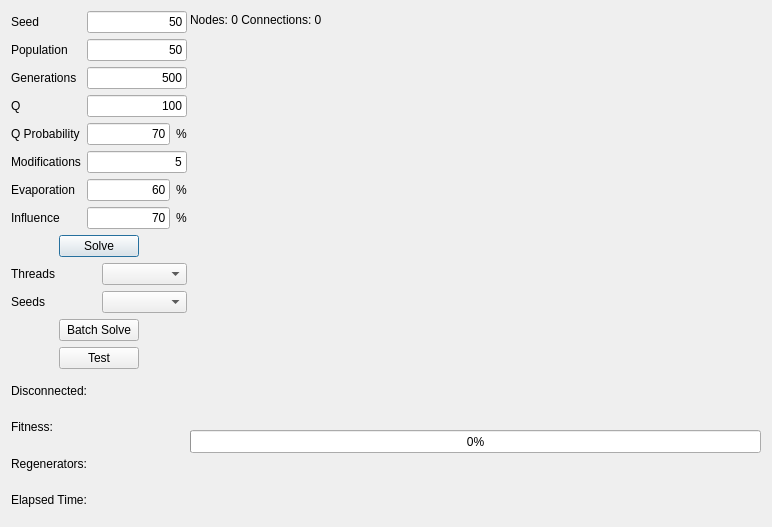
<?xml version="1.0" encoding="UTF-8"?>
<ui version="4.0">
 <class>AntColonyDialog</class>
 <widget class="QDialog" name="AntColonyDialog">
  <property name="geometry">
   <rect>
    <x>0</x>
    <y>0</y>
    <width>772</width>
    <height>527</height>
   </rect>
  </property>
  <property name="windowTitle">
   <string>RLP - Ant Colony Optimization</string>
  </property>
  <widget class="QLabel" name="labelNodes">
   <property name="geometry">
    <rect>
     <x>190</x>
     <y>10</y>
     <width>571</width>
     <height>20</height>
    </rect>
   </property>
   <property name="text">
    <string>Nodes: 0 Connections: 0</string>
   </property>
  </widget>
  <widget class="QWidget" name="gridLayoutWidget">
   <property name="geometry">
    <rect>
     <x>190</x>
     <y>27</y>
     <width>571</width>
     <height>401</height>
    </rect>
   </property>
   <layout class="QGridLayout" name="gridLayout">
    <property name="sizeConstraint">
     <enum>QLayout::SetDefaultConstraint</enum>
    </property>
   </layout>
  </widget>
  <widget class="QWidget" name="layoutWidget">
   <property name="geometry">
    <rect>
     <x>11</x>
     <y>11</y>
     <width>176</width>
     <height>504</height>
    </rect>
   </property>
   <layout class="QVBoxLayout" name="verticalLayout_4">
    <item>
     <layout class="QHBoxLayout" name="horizontalLayout_5">
      <item>
       <layout class="QVBoxLayout" name="verticalLayout_2">
        <item>
         <widget class="QLabel" name="label">
          <property name="text">
           <string>Seed</string>
          </property>
          <property name="buddy">
           <cstring>lineEditSeed</cstring>
          </property>
         </widget>
        </item>
        <item>
         <widget class="QLabel" name="label_2">
          <property name="text">
           <string>Population</string>
          </property>
          <property name="buddy">
           <cstring>lineEditPopulation</cstring>
          </property>
         </widget>
        </item>
        <item>
         <widget class="QLabel" name="label_3">
          <property name="text">
           <string>Generations</string>
          </property>
          <property name="buddy">
           <cstring>lineEditGenerations</cstring>
          </property>
         </widget>
        </item>
        <item>
         <widget class="QLabel" name="label_4">
          <property name="text">
           <string>Q</string>
          </property>
          <property name="wordWrap">
           <bool>false</bool>
          </property>
         </widget>
        </item>
        <item>
         <widget class="QLabel" name="label_5">
          <property name="text">
           <string>Q Probability</string>
          </property>
          <property name="buddy">
           <cstring>lineEditQProb</cstring>
          </property>
         </widget>
        </item>
        <item>
         <widget class="QLabel" name="label_7">
          <property name="text">
           <string>Modifications</string>
          </property>
         </widget>
        </item>
        <item>
         <widget class="QLabel" name="label_8">
          <property name="text">
           <string>Evaporation</string>
          </property>
         </widget>
        </item>
        <item>
         <widget class="QLabel" name="label_10">
          <property name="text">
           <string>Influence</string>
          </property>
         </widget>
        </item>
       </layout>
      </item>
      <item>
       <layout class="QVBoxLayout" name="verticalLayout">
        <item>
         <widget class="QLineEdit" name="lineEditSeed">
          <property name="text">
           <string>50</string>
          </property>
          <property name="alignment">
           <set>Qt::AlignRight|Qt::AlignTrailing|Qt::AlignVCenter</set>
          </property>
          <property name="readOnly">
           <bool>false</bool>
          </property>
         </widget>
        </item>
        <item>
         <widget class="QLineEdit" name="lineEditPopulation">
          <property name="text">
           <string>50</string>
          </property>
          <property name="alignment">
           <set>Qt::AlignRight|Qt::AlignTrailing|Qt::AlignVCenter</set>
          </property>
         </widget>
        </item>
        <item>
         <widget class="QLineEdit" name="lineEditGenerations">
          <property name="text">
           <string>500</string>
          </property>
          <property name="alignment">
           <set>Qt::AlignRight|Qt::AlignTrailing|Qt::AlignVCenter</set>
          </property>
         </widget>
        </item>
        <item>
         <widget class="QLineEdit" name="lineEditQ">
          <property name="text">
           <string>100</string>
          </property>
          <property name="alignment">
           <set>Qt::AlignRight|Qt::AlignTrailing|Qt::AlignVCenter</set>
          </property>
         </widget>
        </item>
        <item>
         <layout class="QHBoxLayout" name="horizontalLayout_4">
          <item>
           <widget class="QLineEdit" name="lineEditQProb">
            <property name="text">
             <string>70</string>
            </property>
            <property name="alignment">
             <set>Qt::AlignRight|Qt::AlignTrailing|Qt::AlignVCenter</set>
            </property>
           </widget>
          </item>
          <item>
           <widget class="QLabel" name="label_9">
            <property name="text">
             <string>%</string>
            </property>
           </widget>
          </item>
         </layout>
        </item>
        <item>
         <widget class="QLineEdit" name="lineEditMods">
          <property name="text">
           <string>5</string>
          </property>
          <property name="alignment">
           <set>Qt::AlignRight|Qt::AlignTrailing|Qt::AlignVCenter</set>
          </property>
         </widget>
        </item>
        <item>
         <layout class="QHBoxLayout" name="horizontalLayout_8">
          <item>
           <widget class="QLineEdit" name="lineEditEvaporation">
            <property name="text">
             <string>60</string>
            </property>
            <property name="alignment">
             <set>Qt::AlignRight|Qt::AlignTrailing|Qt::AlignVCenter</set>
            </property>
           </widget>
          </item>
          <item>
           <widget class="QLabel" name="label_11">
            <property name="text">
             <string>%</string>
            </property>
           </widget>
          </item>
         </layout>
        </item>
        <item>
         <layout class="QHBoxLayout" name="horizontalLayout_9">
          <item>
           <widget class="QLineEdit" name="lineEditInflunce">
            <property name="text">
             <string>70</string>
            </property>
            <property name="alignment">
             <set>Qt::AlignRight|Qt::AlignTrailing|Qt::AlignVCenter</set>
            </property>
           </widget>
          </item>
          <item>
           <widget class="QLabel" name="label_12">
            <property name="text">
             <string>%</string>
            </property>
           </widget>
          </item>
         </layout>
        </item>
       </layout>
      </item>
     </layout>
    </item>
    <item>
     <layout class="QHBoxLayout" name="horizontalLayout_3">
      <item>
       <spacer name="horizontalSpacer">
        <property name="orientation">
         <enum>Qt::Horizontal</enum>
        </property>
        <property name="sizeHint" stdset="0">
         <size>
          <width>40</width>
          <height>20</height>
         </size>
        </property>
       </spacer>
      </item>
      <item>
       <widget class="QPushButton" name="pushButtonRead">
        <property name="text">
         <string>Solve</string>
        </property>
       </widget>
      </item>
      <item>
       <spacer name="horizontalSpacer_2">
        <property name="orientation">
         <enum>Qt::Horizontal</enum>
        </property>
        <property name="sizeHint" stdset="0">
         <size>
          <width>40</width>
          <height>20</height>
         </size>
        </property>
       </spacer>
      </item>
     </layout>
    </item>
    <item>
     <layout class="QHBoxLayout" name="horizontalLayout_6">
      <item>
       <widget class="QLabel" name="label_13">
        <property name="text">
         <string>Threads</string>
        </property>
       </widget>
      </item>
      <item>
       <widget class="QComboBox" name="comboBoxThreads">
        <property name="currentText">
         <string/>
        </property>
        <property name="maxVisibleItems">
         <number>2</number>
        </property>
       </widget>
      </item>
     </layout>
    </item>
    <item>
     <layout class="QHBoxLayout" name="horizontalLayout_7">
      <item>
       <widget class="QLabel" name="label_14">
        <property name="text">
         <string>Seeds</string>
        </property>
       </widget>
      </item>
      <item>
       <widget class="QComboBox" name="comboBoxSeeds">
        <property name="currentText">
         <string/>
        </property>
        <property name="maxVisibleItems">
         <number>5</number>
        </property>
       </widget>
      </item>
     </layout>
    </item>
    <item>
     <layout class="QHBoxLayout" name="horizontalLayout_2">
      <item>
       <spacer name="horizontalSpacer_3">
        <property name="orientation">
         <enum>Qt::Horizontal</enum>
        </property>
        <property name="sizeHint" stdset="0">
         <size>
          <width>40</width>
          <height>20</height>
         </size>
        </property>
       </spacer>
      </item>
      <item>
       <widget class="QPushButton" name="pushButtonSolve">
        <property name="text">
         <string>Batch Solve</string>
        </property>
       </widget>
      </item>
      <item>
       <spacer name="horizontalSpacer_4">
        <property name="orientation">
         <enum>Qt::Horizontal</enum>
        </property>
        <property name="sizeHint" stdset="0">
         <size>
          <width>40</width>
          <height>20</height>
         </size>
        </property>
       </spacer>
      </item>
     </layout>
    </item>
    <item>
     <layout class="QHBoxLayout" name="horizontalLayout_10">
      <item>
       <spacer name="horizontalSpacer_5">
        <property name="orientation">
         <enum>Qt::Horizontal</enum>
        </property>
        <property name="sizeHint" stdset="0">
         <size>
          <width>40</width>
          <height>20</height>
         </size>
        </property>
       </spacer>
      </item>
      <item>
       <widget class="QPushButton" name="pushButtonSolve_2">
        <property name="text">
         <string>Test</string>
        </property>
       </widget>
      </item>
      <item>
       <spacer name="horizontalSpacer_6">
        <property name="orientation">
         <enum>Qt::Horizontal</enum>
        </property>
        <property name="sizeHint" stdset="0">
         <size>
          <width>40</width>
          <height>20</height>
         </size>
        </property>
       </spacer>
      </item>
     </layout>
    </item>
    <item>
     <layout class="QVBoxLayout" name="verticalLayout_3">
      <item>
       <widget class="QLabel" name="labelDisconnected">
        <property name="text">
         <string>Disconnected: </string>
        </property>
       </widget>
      </item>
      <item>
       <widget class="QLabel" name="labelFitness">
        <property name="text">
         <string>Fitness: </string>
        </property>
       </widget>
      </item>
      <item>
       <widget class="QLabel" name="labelRegenerators">
        <property name="text">
         <string>Regenerators: </string>
        </property>
       </widget>
      </item>
      <item>
       <widget class="QLabel" name="labelElapsed">
        <property name="text">
         <string>Elapsed Time:</string>
        </property>
       </widget>
      </item>
     </layout>
    </item>
   </layout>
  </widget>
  <widget class="QProgressBar" name="progressBar">
   <property name="geometry">
    <rect>
     <x>190</x>
     <y>430</y>
     <width>571</width>
     <height>23</height>
    </rect>
   </property>
   <property name="value">
    <number>0</number>
   </property>
  </widget>
 </widget>
 <resources/>
 <connections/>
</ui>
